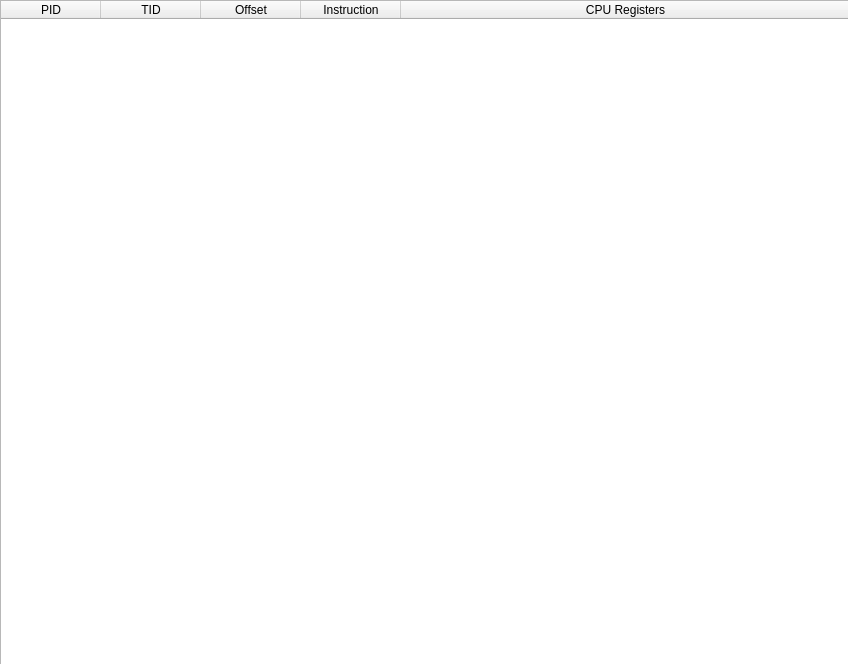
<?xml version="1.0" encoding="UTF-8"?>
<ui version="4.0">
 <class>qtDLGTraceClass</class>
 <widget class="QWidget" name="qtDLGTraceClass">
  <property name="geometry">
   <rect>
    <x>0</x>
    <y>0</y>
    <width>848</width>
    <height>664</height>
   </rect>
  </property>
  <property name="windowTitle">
   <string>[Nanomite] - Trace</string>
  </property>
  <property name="windowIcon">
   <iconset resource="qtDLGNanomite.qrc">
    <normaloff>:/DLGNanomite/Icons/IDI_MAIN.ico</normaloff>:/DLGNanomite/Icons/IDI_MAIN.ico</iconset>
  </property>
  <widget class="QWidget" name="verticalLayoutWidget">
   <property name="geometry">
    <rect>
     <x>0</x>
     <y>0</y>
     <width>851</width>
     <height>671</height>
    </rect>
   </property>
   <layout class="QVBoxLayout" name="verticalLayout">
    <item>
     <widget class="QTableWidget" name="tblTraceLog">
      <property name="editTriggers">
       <set>QAbstractItemView::NoEditTriggers</set>
      </property>
      <property name="selectionBehavior">
       <enum>QAbstractItemView::SelectRows</enum>
      </property>
      <attribute name="horizontalHeaderStretchLastSection">
       <bool>true</bool>
      </attribute>
      <attribute name="verticalHeaderVisible">
       <bool>false</bool>
      </attribute>
      <attribute name="verticalHeaderDefaultSectionSize">
       <number>15</number>
      </attribute>
      <attribute name="verticalHeaderHighlightSections">
       <bool>false</bool>
      </attribute>
      <attribute name="verticalHeaderMinimumSectionSize">
       <number>15</number>
      </attribute>
      <column>
       <property name="text">
        <string>PID</string>
       </property>
      </column>
      <column>
       <property name="text">
        <string>TID</string>
       </property>
      </column>
      <column>
       <property name="text">
        <string>Offset</string>
       </property>
      </column>
      <column>
       <property name="text">
        <string>Instruction</string>
       </property>
      </column>
      <column>
       <property name="text">
        <string>CPU Registers</string>
       </property>
      </column>
     </widget>
    </item>
   </layout>
  </widget>
 </widget>
 <resources>
  <include location="qtDLGNanomite.qrc"/>
 </resources>
 <connections/>
</ui>
